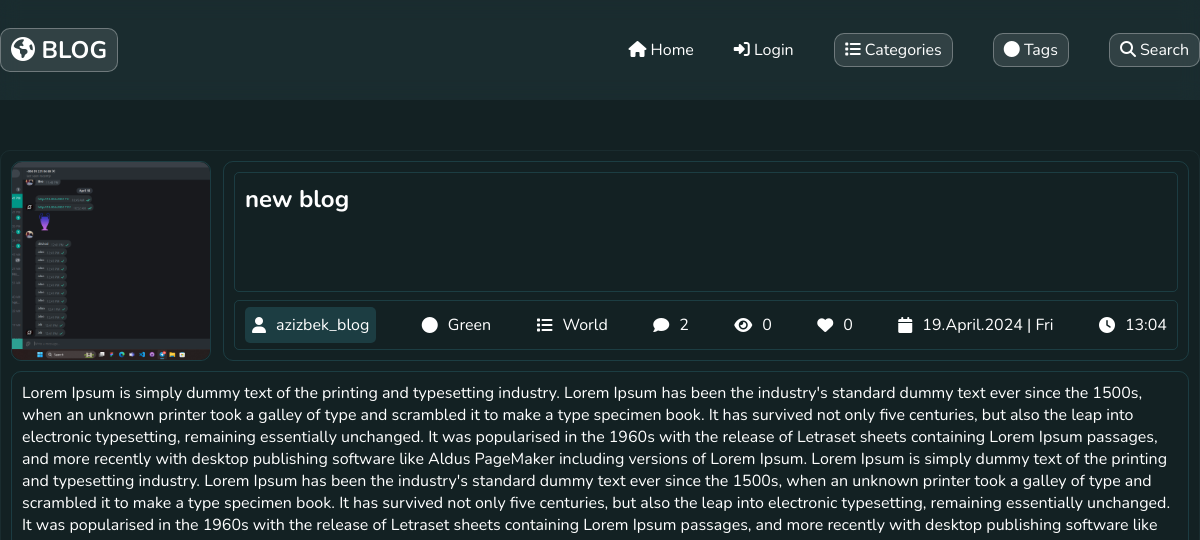
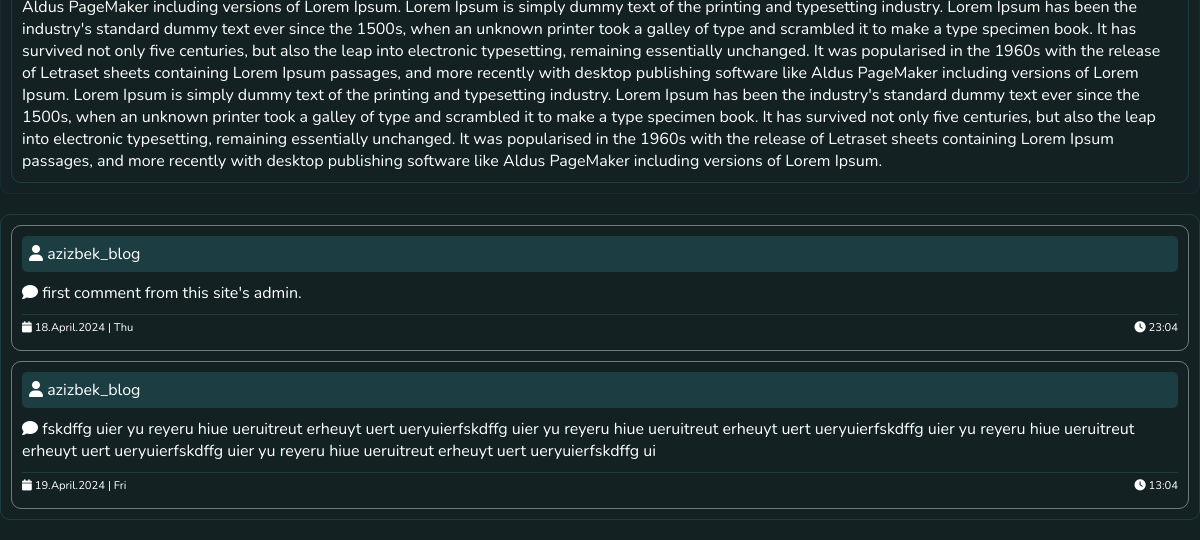
Page /details/43 on the earlier database version (2 pictures, top to bottom).
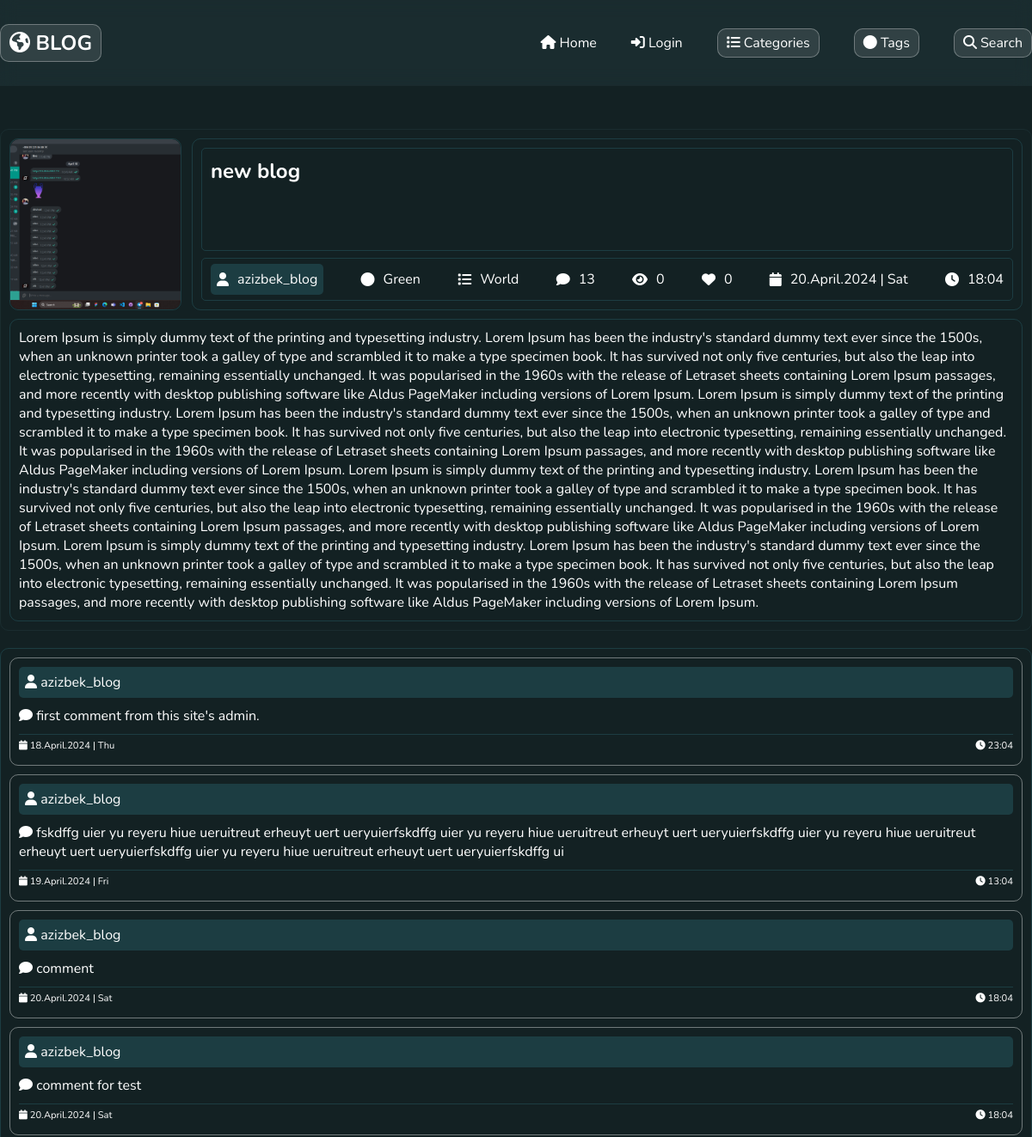
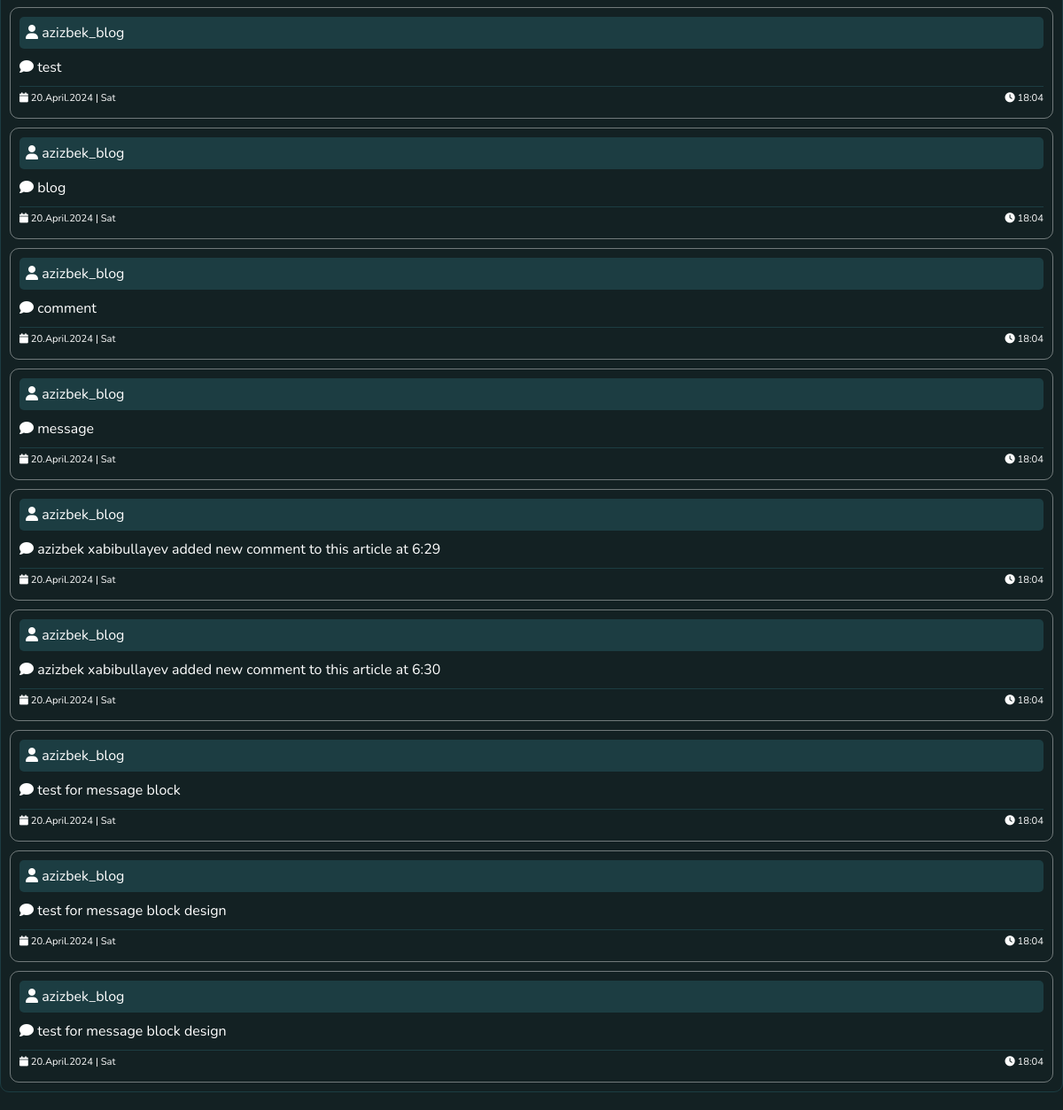
Same page on the later database version (2 pictures, top to bottom).
### main_app/models.py (models this page shows, shortened)
class Article(models.Model):
    title = models.CharField(max_length=100)
    content = models.TextField()
    date = models.DateField(auto_now_add=True)
    author = models.ForeignKey('auth.User', on_delete=models.CASCADE)
    image   = models.ImageField(blank=True , upload_to="blog/")
    updated = models.DateTimeField(auto_now=True)
    likes = models.IntegerField(default=0)
    comments = models.IntegerField(default=0)
    views = models.IntegerField(default=0)
    category = models.ForeignKey(Categories, on_delete=models.CASCADE)
    tag = models.ForeignKey(Tags, on_delete=models.CASCADE)

class Tags(models.Model):
    name = models.CharField(max_length=100)
    def __str__(self):
        return str(self.name)

class Categories(models.Model):
    name = models.CharField(max_length=100)
    def __str__(self):
        return str(self.name)

class Comment(models.Model):
    comment = models.TextField()
    date = models.DateTimeField(auto_now_add=True)
    author = models.ForeignKey('auth.User', on_delete=models.CASCADE)
    article = models.ForeignKey(Article, on_delete=models.CASCADE)

### main_app/views.py (the view)
# urls.py: path("details/<id>", views.details, name="details"),
def details(request, id):
    article = Article.objects.get(id=id)
    comments = Comment.objects.filter(article=article)
    data = {"article": article, "comments": comments}
    return render(request, "detail.html", context=data)

### templates/detail.html (shortened to what this page needs)
{% extends "wrapper.html" %}
{% block context_index %}
<div class="container">
    <div class="main_article_wrapper">
        <div class="image_title_wrapper">
            <div class="detail_article_image">
                <img src="{{ article.image.url }}" alt="">
            </div>
            <div class="detail_article_title">
                <div class="article_title_block">
                    <h2>
                        {{ article.title }}
                    </h2>
                </div>
                <div class="article_information_block">
                    <div class="article_author">
                        <i class="fa-solid fa-user"></i>
                        <p>{{ article.author }}</p>
                    </div>
                    <div>
                        <i class="fa-solid fa-circle"></i>
                        <p>{{ article.tag }}</p>
                    </div>
                    <div>
                        <i class="fa-solid fa-list"></i>
                        <p>{{ article.category }}</p>
                    </div>
                    <div>
                        <i class="fa-solid fa-comment"></i>
                        <p>{{ article.comments }}</p>
                    </div>
                    <div>
                        <i class="fa-solid fa-eye"></i>
                        <p>{{ article.views }}</p>
                    </div>
                    <div>
                        <i class="fa-solid fa-heart"></i>
                        <p>{{ article.likes }}</p>
                    </div>
                    <div>
                        <i class="fa-solid fa-calendar"></i>
                        <p>{{ article.updated | date:"d.N.Y | D"}}</p>
                    </div>
                    <div>
                        <i class="fa-solid fa-clock"></i>
                        <p>{{ article.updated | date:"H:m"}}</p>
                    </div>
                </div>
            </div>
        </div>
        <div class="main_content_block">
            {{ article.content }}
        </div>
    </div>
    {% if comments %}
    <div class="comment_wrapper">
        {% for i in comments %}
        <div class="comment">
            <div class="comment_author article_author">
                <i class="fa-solid fa-user"></i> {{ i.author }}
            </div>
            <div class="comment_body">
                <p>
                    <i class="fa-solid fa-comment"></i>
                    {{ i.comment }}
                </p>
            </div>
            <div class="comment_date">
                <p>
                    <i class="fa-solid fa-calendar"></i>
                    {{ i.date | date:"d.N.Y | D" }}
                </p>
                <p>
                    <i class="fa-solid fa-clock"></i>
                    {{ i.date | date:"H:m" }}
                </p>
            </div>
        </div>
        {% endfor %}
    </div>
    {% else %}
    <br>
    <center>
        <h3>>_< No comments yet</h3>
    </center>
    <br><br>
    {% endif %}
</div>
{% endblock context_index %}

### templates/wrapper.html (shortened to what this page needs)
<!DOCTYPE html>
{% load static %}
<html lang="en">
<head>
    <link rel="stylesheet" href="{% static 'css/style.css' %}">
    <link rel="stylesheet" href="{% static 'css/message.css' %}">
    <link rel="stylesheet" href="https://cdnjs.cloudflare.com/ajax/libs/font-awesome/6.5.2/css/all.min.css"
 />
</head>
<body>
    <header>
        <div class="container">
            <div class="header_block">
                <div class="logo">
                    <a href="/">
                        <h2 class="logo_nav_block"><i class="fa-solid fa-earth-americas"></i> BLOG</h2>
                    </a>
                </div>
                <div class="nav_menu">
                    <ul>
                        <li><a href="/"><i class="fa-solid fa-house"></i> Home</a></li>
                        <li>
                            <a href="{% url 'account:login_method' %}">
                                <i class="fa-solid fa-sign-in-alt"></i> Login
                            </a>
                        </li>
                        <li class="category_btn"><i class="fa-solid fa-list"></i> Categories</li>
                        <li class="tags_btn logo_nav_block"><i class="fa-solid fa-circle"></i> Tags</li>
                        <li class="logo_nav_block search_btn_nav"><i class="fa-solid fa-magnifying-glass"></i> Search
                        </li>
                    </ul>
                </div>
            </div>
        </div>
    </header>
    <div class="only_header" style="height: 100px;"></div>
    {% block context_index %}
    {% endblock context_index %}
</body>
</html>

### staticfiles/css/style.css (style rules this page uses)
* { margin: 0; padding: 0; box-sizing: border-box; font-family: 'font_name'; text-decoration: none; list-style: none; color: white; }
body { background-color: #132123; color: white; }
.container { width: 1200px; height: auto; margin: 0px auto; }
header { width: 100%; height: 100px; background-color: #223a3e79; backdrop-filter: blur(10px); position: fixed; color: white; display: flex; justify-content: center; z-index: 99 !important; }
.header_block { width: 100%; height: 100%; margin: auto; display: flex; justify-content: space-between; align-items: center; }
.logo_nav_block, .category_btn, .search_btn_nav { padding: 5px 10px; border: 1px solid rgba(255, 255, 255, 0.3); border-radius: 10px; background-color: rgba(255, 255, 255, 0.1); cursor: pointer; }
.nav_menu ul { display: flex; justify-content: center; align-items: center; gap: 40px; }
.main_article_wrapper { width: 100%; height: auto; display: flex; justify-content: center; align-items: center; flex-direction: column; gap: 10px; margin-top: 50px; border: 1px solid #223a3e79; padding: 10px; border-radius: 10px; }
.image_title_wrapper { width: 100%; height: 200px; display: flex; justify-content: space-between; align-items: center; }
.detail_article_image { width: 200px; height: 100%; border: 1px solid #2c667266; border-radius: 10px; }
.detail_article_image img { width: 100%; height: 100%; object-fit: cover; border-radius: 10px; }
.detail_article_title { width: 82%; height: 100%; border: 1px solid #2c667266; border-radius: 10px; padding: 10px; display: flex; justify-content: space-between; flex-direction: column; }
.main_content_block { width: 100%; height: auto; min-height: 250px; border: 1px solid #2c667266; border-radius: 10px; padding: 10px; }
.article_title_block { height: 120px; border: 1px solid #2c667266; border-radius: 5px; padding: 10px; }
.article_information_block { width: 100%; height: 50px; border-radius: 5px; border: 1px solid #2c667266; display: flex; justify-content: space-between; align-items: center; padding: 10px; }
.article_author { background: #2c667266; border-radius: 5px; padding: 7px; }
.article_information_block div { display: flex; justify-content: center; align-items: center; gap: 10px; }
.comment_wrapper { width: 1200px; height: auto; margin: 20px 0px; padding: 10px; border: 1px solid #2c667266; display: flex; flex-direction: column; gap: 10px; border-radius: 10px; }
.comment { padding: 10px; max-width: 100%; border: 1px solid #ffffff66; border-radius: 10px; display: flex; flex-direction: column; word-wrap: break-word; gap: 10px; }
.comment_date { border-top: 1px solid #2c667266; padding: 5px 0px; display: flex; justify-content: space-between; align-items: center; font-size: 0.7em; word-wrap: break-word; }

Differences in the rows shown:
changed Article "new blog": comments "2" → "13"; updated|D "19.April.2024 | Fri" → "20.April.2024 | Sat"; updated "13:04" → "18:04"
added Comment: author "azizbek_blog", comment "comment", date|D "20.April.2024 | Sat", date "18:04"
added Comment: author "azizbek_blog", comment "comment for test", date|D "20.April.2024 | Sat", date "18:04"
added Comment: author "azizbek_blog", comment "test", date|D "20.April.2024 | Sat", date "18:04"
added Comment: author "azizbek_blog", comment "blog", date|D "20.April.2024 | Sat", date "18:04"
added Comment: author "azizbek_blog", comment "comment", date|D "20.April.2024 | Sat", date "18:04"
added Comment: author "azizbek_blog", comment "message", date|D "20.April.2024 | Sat", date "18:04"
added Comment: author "azizbek_blog", comment "azizbek xabibullayev added new comment to this article at 6:29", date|D "20.April.2024 | Sat", date "18:04"
added Comment: author "azizbek_blog", comment "azizbek xabibullayev added new comment to this article at 6:30", date|D "20.April.2024 | Sat", date "18:04"
added Comment: author "azizbek_blog", comment "test for message block", date|D "20.April.2024 | Sat", date "18:04"
added Comment: author "azizbek_blog", comment "test for message block design", date|D "20.April.2024 | Sat", date "18:04"
added Comment: author "azizbek_blog", comment "test for message block design", date|D "20.April.2024 | Sat", date "18:04"
